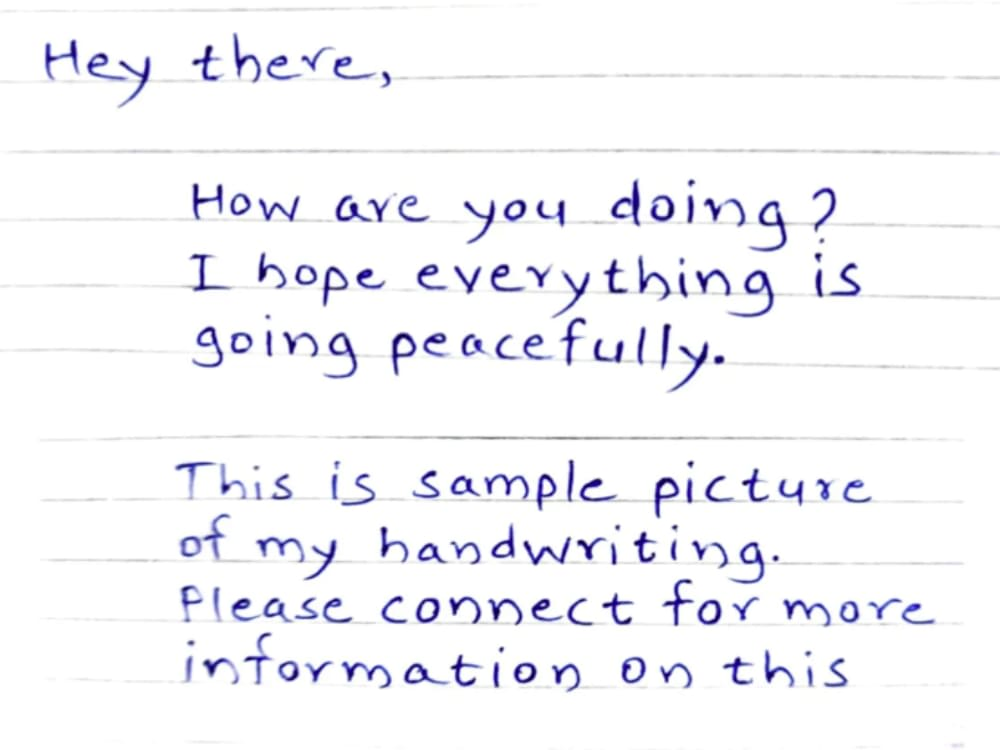
#> input picture path_to_handwriting_samples/handwritingtest.jpeg, 1000 x 750 px; its folder holds only this picture in this run
$ python handwriting_processor.py
#> lines starting #> are read from the running program, lines starting #| are printed output that depends on the picture; after the words box and inside, x2 and y2 are one past the last pixel; in counts of white or black regions, pixels touching at a corner belong together
import os
import cv2
import pytesseract
from PIL import Image
from collections import defaultdict
from datetime import datetime

def process_image_for_ocr(filepath):
    image = cv2.imread(filepath)
#> image is the input picture: shape (750, 1000, 3); mean B, G, R 248.6, 244.4, 244.5
    gray = cv2.cvtColor(image, cv2.COLOR_BGR2GRAY)
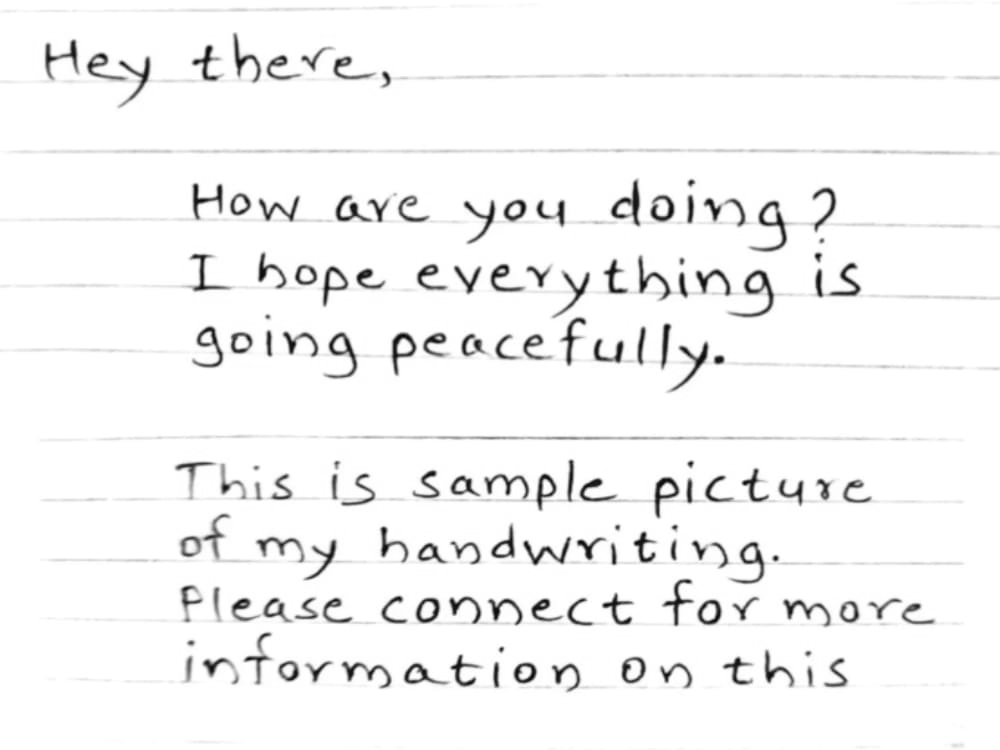
#> gray: shape (750, 1000); min 7, max 255, mean 244.9
    _, binary = cv2.threshold(gray, 128, 255, cv2.THRESH_BINARY + cv2.THRESH_OTSU)
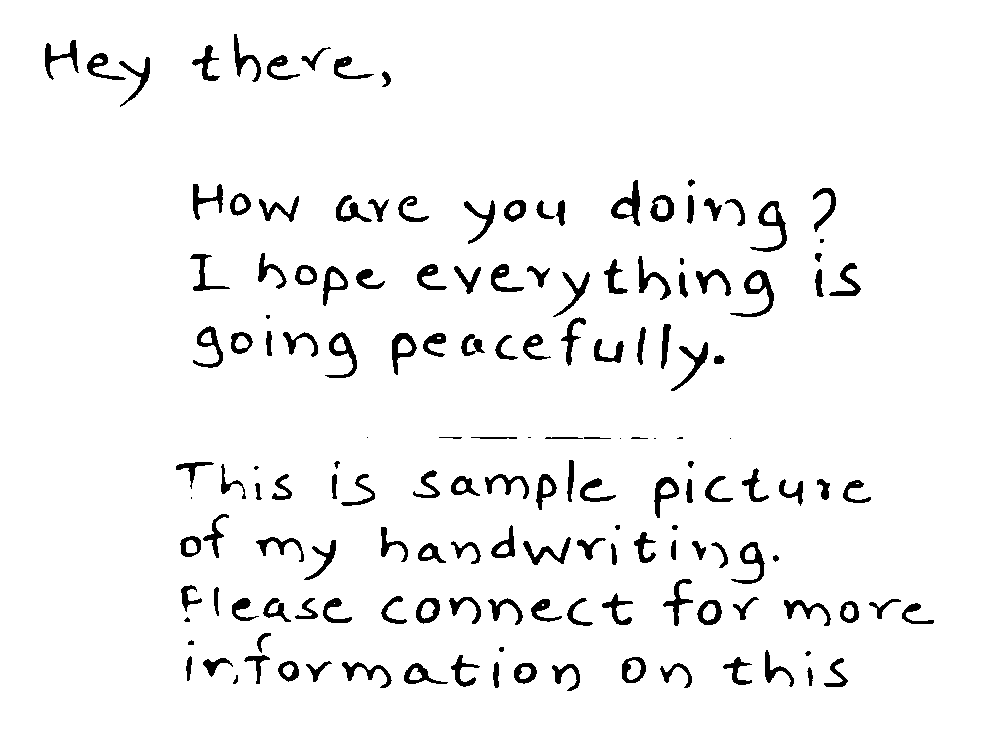
#> binary: shape (750, 1000); 95.2% white; 160 black regions (10 under 20 px), largest, box (x1, y1, x2, y2) and area: (730, 270, 774, 317) 574, (750, 201, 787, 252) 549, (611, 180, 640, 226) 506
    return Image.fromarray(binary)

def crop_characters_from_image(image, boxes):
    for b in boxes.splitlines():
        b = b.split(' ')
        char = b[0].lower()
        if len(char) == 1 and char.isalpha():
            x, y, w, h = int(b[1]), int(b[2]), int(b[3]), int(b[4])

            # Ensure the coordinates are within the image boundaries
            x, y, w, h = max(0, x), max(0, y), min(image.width, w), min(image.height, h)
            if w > x and h > y:  # Check if the coordinates are valid
                cropped_image = image.crop((x, image.height - h, w, image.height - y))
                yield char, cropped_image

def process_handwriting_samples(handwriting_samples_dir, cropped_images_dir):
    character_dataset = defaultdict(list)

    os.makedirs(cropped_images_dir, exist_ok=True)
    for filename in os.listdir(handwriting_samples_dir):
        if filename.endswith(('.jpg', '.jpeg', '.png', '.gif', '.bmp', '.tiff', '.webp')):
            filepath = os.path.join(handwriting_samples_dir, filename)
            processed_image = process_image_for_ocr(filepath)
#> (the run stopped early here; a loop or call above may not have finished)
